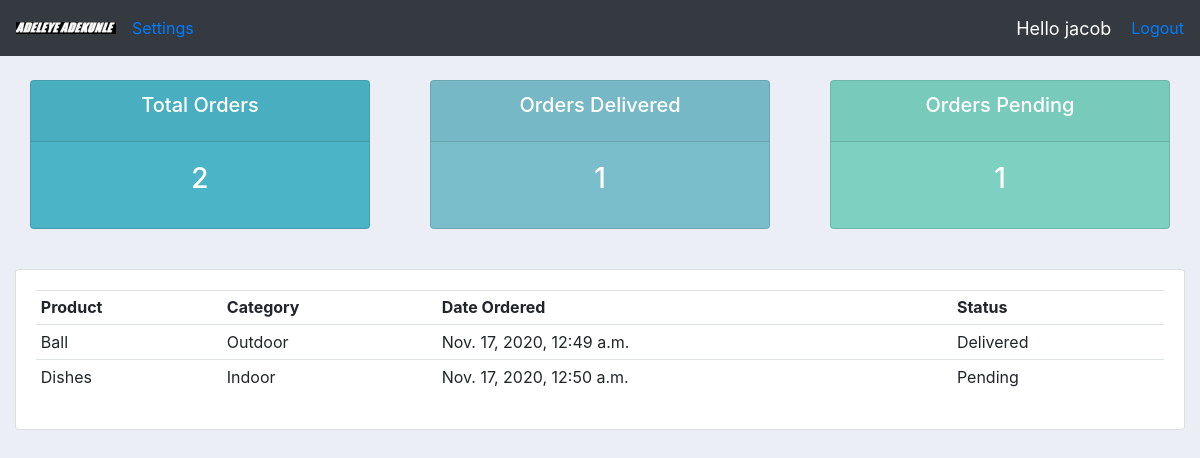
Screenshot of /user/ (signed in) with the database file from the repository.
### accounts/models.py (models this page shows, shortened)
class Order(models.Model):
    STATUS = (
        ("Pending", "Pending"),
        ("Delivered", "Delivered"),
        ("Out of Delivery", "Out of Delivery"),
    )
    customer = models.ForeignKey(Customer, null=True, on_delete=models.CASCADE)
    product = models.ForeignKey(Product, null=True, on_delete=models.CASCADE)
    status = models.CharField(max_length=40, null=True, choices=STATUS, default="Pending")
    date_created = models.DateTimeField(null=True, auto_now_add=True)

class Product(models.Model):
    CATEGORY = (
        ("Indoor", "Indoor"),
        ("Outdoor", "Outdoor"),
    )
    product = models.CharField(max_length=50, null=True)
    price = models.FloatField(null=True)
    category = models.CharField(max_length=30, null=True, choices=CATEGORY)
    date_created = models.DateTimeField(auto_now_add=True)

### accounts/decorators.py (the view)
        def wrapper_func(request, *args, **kwargs):
            group = None
            if request.user.groups.exists():
                group = request.user.groups.all()[0].name
            if group in allowed_role:
                return view_func(request, *args, **kwargs)
            else:
                return HttpResponse("This is not a userpage")

### accounts/views.py (called while the page is built)
@login_required(login_url="accounts:login")
@allowed_user(allowed_role=["customer"])
def user_page(request):
    customer = Customer.objects.get(user=request.user)
    orders = customer.order_set.all()
    total_orders = orders.count()
    delivered = orders.filter(status="Delivered").count()
    pending = orders.filter(status="Pending").count()
    context = {"customer": customer, "orders": orders, "total_orders": total_orders, "delivered": delivered, "pending": pending}
    return render(request, "accounts/user.html", context)

### accounts/templates/accounts/user.html
{%  extends 'accounts/base.html' %}
{% block content %}
{% include 'accounts/status.html' %}
	<br>
<div class="row">
	<div class="col-md">
		<div class="card card-body">
			<table class="table table-sm">
				<tr>
					<th>Product</th>
					<th>Category</th>
					<th>Date Ordered</th>
					<th>Status</th>
				</tr>
                {% for order in orders %}
                <tr>
                    <td>{{order.product.product}}</td>
                    <td>{{order.product.category}}</td>
                    <td>{{order.date_created}}</td>
                    <td>{{order.status}}</td>
                </tr>
                {% endfor %}
			</table>
		</div>
	</div>
</div>
{% endblock %}

### accounts/templates/accounts/navbar.html (shortened to what this page needs)
{% load static %}
<nav class="navbar navbar-expand-lg navbar-dark bg-dark">
    <img src="{% static '/images/adekunle.jpg' %}">
    {% if request.user.is_staff %}
    <div class="collapse navbar-collapse" id="navbarNavAltMarkup">
        <div class="navbar-nav">
            <a class="nav-item nav-link active" href="{% url 'accounts:dashboard' %}">Dashboard <span class="sr-only">(current)</span></a>
            <a class="nav-item nav-link" href="{% url 'accounts:products' %}">Products</a>
        </div>
    </div>
    {% else %}
    <div class="collapse navbar-collapse">
        <div>
            <a class="nav-item nav-link" href="{% url 'accounts:settings' %}">Settings</a>
        </div>
    </div>
    {% endif %}
    <span id="hello-msg">Hello {{request.user}}</span>
    <span> <a href="{% url 'accounts:logout' %}">Logout</a></span>
</nav>

### static/css/base.css (style rules this page uses)
body { background-color: #ebeff5; }

### accounts/templates/accounts/navbar.html (style rules this page uses)
#hello-msg { font-size:18px; color:#fff; margin-right:20px; }

### rows the page displays
Order: product.product "Ball", product.category "Outdoor", date_created "Nov. 17, 2020, 12:49 a.m.", status "Delivered"
Order: product.product "Dishes", product.category "Indoor", date_created "Nov. 17, 2020, 12:50 a.m.", status "Pending"

### other values shown
{{ request.user }} "jacob"
{{ total_orders }} "2"
{{ delivered }} "1"
{{ pending }} "1"
